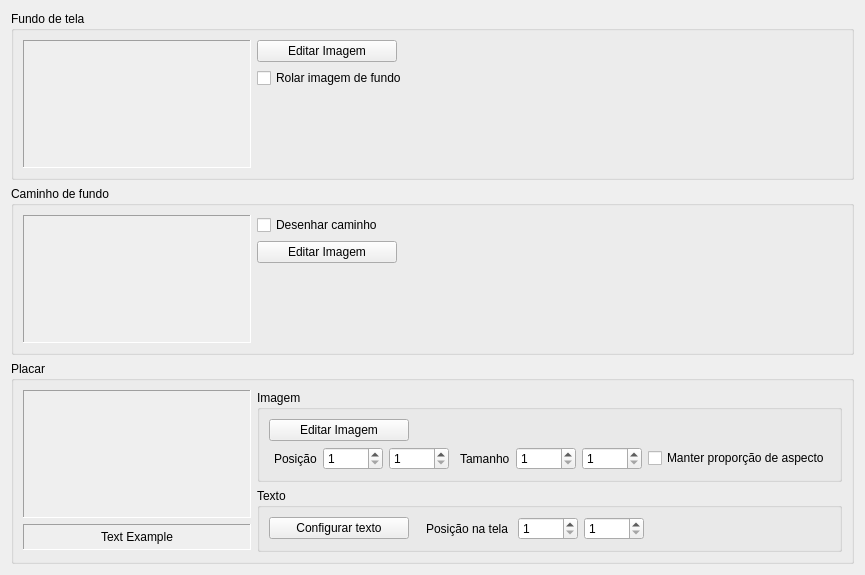
          <widget class="QWidget" name="scrollAreaWidgetContents_Appearance">
           <property name="geometry">
            <rect>
             <x>0</x>
             <y>0</y>
             <width>829</width>
             <height>559</height>
            </rect>
           </property>
           <layout class="QVBoxLayout" name="verticalLayout_13">
            <item>
             <widget class="QGroupBox" name="groupBox_Background">
              <property name="title">
               <string>Fundo de tela</string>
              </property>
              <property name="flat">
               <bool>false</bool>
              </property>
              <layout class="QGridLayout" name="gridLayout_15">
               <item row="0" column="1">
                <layout class="QVBoxLayout" name="verticalLayout_18">
                 <item>
                  <layout class="QHBoxLayout" name="horizontalLayout_20">
                   <item>
                    <widget class="QPushButton" name="pushButton_SelectBackgroundImage">
                     <property name="sizePolicy">
                      <sizepolicy hsizetype="Fixed" vsizetype="Fixed">
                       <horstretch>0</horstretch>
                       <verstretch>0</verstretch>
                      </sizepolicy>
                     </property>
                     <property name="minimumSize">
                      <size>
                       <width>140</width>
                       <height>0</height>
                      </size>
                     </property>
                     <property name="text">
                      <string>Editar Imagem</string>
                     </property>
                    </widget>
                   </item>
                   <item>
                    <spacer name="horizontalSpacer_9">
                     <property name="orientation">
                      <enum>Qt::Horizontal</enum>
                     </property>
                     <property name="sizeHint" stdset="0">
                      <size>
                       <width>40</width>
                       <height>20</height>
                      </size>
                     </property>
                    </spacer>
                   </item>
                  </layout>
                 </item>
                 <item>
                  <widget class="QCheckBox" name="checkBox_BackgroundImageScrolls">
                   <property name="text">
                    <string>Rolar imagem de fundo</string>
                   </property>
                  </widget>
                 </item>
                 <item>
                  <spacer name="verticalSpacer_17">
                   <property name="orientation">
                    <enum>Qt::Vertical</enum>
                   </property>
                   <property name="sizeType">
                    <enum>QSizePolicy::Expanding</enum>
                   </property>
                   <property name="sizeHint" stdset="0">
                    <size>
                     <width>20</width>
                     <height>0</height>
                    </size>
                   </property>
                  </spacer>
                 </item>
                </layout>
               </item>
               <item row="0" column="0">
                <widget class="QLabel" name="label_BackgroundImage">
                 <property name="sizePolicy">
                  <sizepolicy hsizetype="Fixed" vsizetype="Fixed">
                   <horstretch>0</horstretch>
                   <verstretch>0</verstretch>
                  </sizepolicy>
                 </property>
                 <property name="minimumSize">
                  <size>
                   <width>228</width>
                   <height>128</height>
                  </size>
                 </property>
                 <property name="maximumSize">
                  <size>
                   <width>228</width>
                   <height>128</height>
                  </size>
                 </property>
                 <property name="accessibleName">
                  <string notr="true"/>
                 </property>
                 <property name="autoFillBackground">
                  <bool>true</bool>
                 </property>
                 <property name="frameShape">
                  <enum>QFrame::Panel</enum>
                 </property>
                 <property name="frameShadow">
                  <enum>QFrame::Sunken</enum>
                 </property>
                 <property name="text">
                  <string/>
                 </property>
                 <property name="scaledContents">
                  <bool>false</bool>
                 </property>
                 <property name="alignment">
                  <set>Qt::AlignCenter</set>
                 </property>
                 <property name="margin">
                  <number>2</number>
                 </property>
                 <property name="indent">
                  <number>0</number>
                 </property>
                </widget>
               </item>
              </layout>
             </widget>
            </item>
            <item>
             <widget class="QGroupBox" name="groupBox_Boundary">
              <property name="title">
               <string>Caminho de fundo </string>
              </property>
              <layout class="QGridLayout" name="gridLayout_16">
               <item row="1" column="1">
                <layout class="QVBoxLayout" name="verticalLayout_19">
                 <item>
                  <widget class="QCheckBox" name="checkBox_DrawBoundary">
                   <property name="text">
                    <string>Desenhar caminho</string>
                   </property>
                  </widget>
                 </item>
                 <item>
                  <layout class="QHBoxLayout" name="horizontalLayout_2">
                   <item>
                    <widget class="QPushButton" name="pushButton_SelectBoundaryImage">
                     <property name="sizePolicy">
                      <sizepolicy hsizetype="Fixed" vsizetype="Fixed">
                       <horstretch>0</horstretch>
                       <verstretch>0</verstretch>
                      </sizepolicy>
                     </property>
                     <property name="minimumSize">
                      <size>
                       <width>140</width>
                       <height>0</height>
                      </size>
                     </property>
                     <property name="text">
                      <string>Editar Imagem</string>
                     </property>
                    </widget>
                   </item>
                   <item>
                    <spacer name="horizontalSpacer_10">
                     <property name="orientation">
                      <enum>Qt::Horizontal</enum>
                     </property>
                     <property name="sizeHint" stdset="0">
                      <size>
                       <width>40</width>
                       <height>20</height>
                      </size>
                     </property>
                    </spacer>
                   </item>
                  </layout>
                 </item>
                 <item>
                  <spacer name="verticalSpacer_19">
                   <property name="orientation">
                    <enum>Qt::Vertical</enum>
                   </property>
                   <property name="sizeType">
                    <enum>QSizePolicy::Expanding</enum>
                   </property>
                   <property name="sizeHint" stdset="0">
                    <size>
                     <width>20</width>
                     <height>0</height>
                    </size>
                   </property>
                  </spacer>
                 </item>
                </layout>
               </item>
               <item row="1" column="0">
                <widget class="QLabel" name="label_BoundaryImage">
                 <property name="sizePolicy">
                  <sizepolicy hsizetype="Fixed" vsizetype="Fixed">
                   <horstretch>0</horstretch>
                   <verstretch>0</verstretch>
                  </sizepolicy>
                 </property>
                 <property name="minimumSize">
                  <size>
                   <width>228</width>
                   <height>128</height>
                  </size>
                 </property>
                 <property name="maximumSize">
                  <size>
                   <width>228</width>
                   <height>128</height>
                  </size>
                 </property>
                 <property name="accessibleName">
                  <string notr="true"/>
                 </property>
                 <property name="autoFillBackground">
                  <bool>true</bool>
                 </property>
                 <property name="frameShape">
                  <enum>QFrame::Panel</enum>
                 </property>
                 <property name="frameShadow">
                  <enum>QFrame::Sunken</enum>
                 </property>
                 <property name="text">
                  <string/>
                 </property>
                 <property name="scaledContents">
                  <bool>false</bool>
                 </property>
                 <property name="alignment">
                  <set>Qt::AlignCenter</set>
                 </property>
                 <property name="margin">
                  <number>2</number>
                 </property>
                 <property name="indent">
                  <number>0</number>
                 </property>
                </widget>
               </item>
              </layout>
             </widget>
            </item>
            <item>
             <widget class="QGroupBox" name="groupBox_Scoreboard">
              <property name="title">
               <string>Placar</string>
              </property>
              <layout class="QGridLayout" name="gridLayout_18">
               <item row="0" column="0">
                <layout class="QVBoxLayout" name="verticalLayout_12">
                 <item>
                  <widget class="QLabel" name="label_ScoreboardImage">
                   <property name="sizePolicy">
                    <sizepolicy hsizetype="Fixed" vsizetype="Fixed">
                     <horstretch>0</horstretch>
                     <verstretch>0</verstretch>
                    </sizepolicy>
                   </property>
                   <property name="minimumSize">
                    <size>
                     <width>228</width>
                     <height>128</height>
                    </size>
                   </property>
                   <property name="maximumSize">
                    <size>
                     <width>228</width>
                     <height>128</height>
                    </size>
                   </property>
                   <property name="autoFillBackground">
                    <bool>true</bool>
                   </property>
                   <property name="frameShape">
                    <enum>QFrame::Panel</enum>
                   </property>
                   <property name="frameShadow">
                    <enum>QFrame::Sunken</enum>
                   </property>
                   <property name="text">
                    <string/>
                   </property>
                   <property name="scaledContents">
                    <bool>false</bool>
                   </property>
                   <property name="alignment">
                    <set>Qt::AlignCenter</set>
                   </property>
                   <property name="margin">
                    <number>2</number>
                   </property>
                   <property name="indent">
                    <number>0</number>
                   </property>
                  </widget>
                 </item>
                 <item>
                  <widget class="QLabel" name="label_ScoreboardExample">
                   <property name="sizePolicy">
                    <sizepolicy hsizetype="Fixed" vsizetype="Fixed">
                     <horstretch>0</horstretch>
                     <verstretch>0</verstretch>
                    </sizepolicy>
                   </property>
                   <property name="minimumSize">
                    <size>
                     <width>228</width>
                     <height>26</height>
                    </size>
                   </property>
                   <property name="baseSize">
                    <size>
                     <width>26</width>
                     <height>26</height>
                    </size>
                   </property>
                   <property name="autoFillBackground">
                    <bool>true</bool>
                   </property>
                   <property name="frameShape">
                    <enum>QFrame::Panel</enum>
                   </property>
                   <property name="frameShadow">
                    <enum>QFrame::Sunken</enum>
                   </property>
                   <property name="text">
                    <string>Text Example</string>
                   </property>
                   <property name="alignment">
                    <set>Qt::AlignCenter</set>
                   </property>
                   <property name="margin">
                    <number>0</number>
                   </property>
                   <property name="indent">
                    <number>0</number>
                   </property>
                  </widget>
                 </item>
                 <item>
                  <spacer name="verticalSpacer_18">
                   <property name="orientation">
                    <enum>Qt::Vertical</enum>
                   </property>
                   <property name="sizeType">
                    <enum>QSizePolicy::Expanding</enum>
                   </property>
                   <property name="sizeHint" stdset="0">
                    <size>
                     <width>20</width>
                     <height>0</height>
                    </size>
                   </property>
                  </spacer>
                 </item>
                </layout>
               </item>
               <item row="0" column="3">
                <layout class="QVBoxLayout" name="verticalLayout_20">
                 <item>
                  <widget class="QGroupBox" name="groupBox_ScoreboardImage">
                   <property name="title">
                    <string>Imagem</string>
                   </property>
                   <layout class="QVBoxLayout" name="verticalLayout">
                    <item>
                     <layout class="QHBoxLayout" name="horizontalLayout_9">
                      <item>
                       <widget class="QPushButton" name="pushButton_SelectScoreboardImage">
                        <property name="sizePolicy">
                         <sizepolicy hsizetype="Fixed" vsizetype="Fixed">
                          <horstretch>0</horstretch>
                          <verstretch>0</verstretch>
                         </sizepolicy>
                        </property>
                        <property name="minimumSize">
                         <size>
                          <width>140</width>
                          <height>0</height>
                         </size>
                        </property>
                        <property name="text">
                         <string>Editar Imagem</string>
                        </property>
                       </widget>
                      </item>
                      <item>
                       <spacer name="horizontalSpacer_25">
                        <property name="orientation">
                         <enum>Qt::Horizontal</enum>
                        </property>
                        <property name="sizeType">
                         <enum>QSizePolicy::Expanding</enum>
                        </property>
                        <property name="sizeHint" stdset="0">
                         <size>
                          <width>40</width>
                          <height>20</height>
                         </size>
                        </property>
                       </spacer>
                      </item>
                     </layout>
                    </item>
                    <item>
                     <layout class="QGridLayout" name="gridLayout_13">
                      <item row="0" column="1">
                       <widget class="QSpinBox" name="spinBox_ScoreboardImagePositionX">
                        <property name="minimumSize">
                         <size>
                          <width>60</width>
                          <height>0</height>
                         </size>
                        </property>
                        <property name="minimum">
                         <number>1</number>
                        </property>
                        <property name="maximum">
                         <number>1920</number>
                        </property>
                       </widget>
                      </item>
                      <item row="0" column="0">
                       <widget class="QLabel" name="label_ScoreboardImagePosition">
                        <property name="text">
                         <string>Posição</string>
                        </property>
                        <property name="indent">
                         <number>5</number>
                        </property>
                       </widget>
                      </item>
                      <item row="0" column="4">
                       <widget class="QSpinBox" name="spinBox_ScoreboardImageWidth">
                        <property name="minimumSize">
                         <size>
                          <width>60</width>
                          <height>0</height>
                         </size>
                        </property>
                        <property name="minimum">
                         <number>1</number>
                        </property>
                        <property name="maximum">
                         <number>1920</number>
                        </property>
                       </widget>
                      </item>
                      <item row="0" column="2">
                       <widget class="QSpinBox" name="spinBox_ScoreboardImagePositionY">
                        <property name="minimumSize">
                         <size>
                          <width>60</width>
                          <height>0</height>
                         </size>
                        </property>
                        <property name="minimum">
                         <number>1</number>
                        </property>
                        <property name="maximum">
                         <number>1080</number>
                        </property>
                       </widget>
                      </item>
                      <item row="0" column="3">
                       <widget class="QLabel" name="label_ScoreboardImageWidth">
                        <property name="text">
                         <string>Tamanho</string>
                        </property>
                        <property name="indent">
                         <number>5</number>
                        </property>
                       </widget>
                      </item>
                      <item row="0" column="5">
                       <widget class="QSpinBox" name="spinBox_ScoreboardImageHeight">
                        <property name="minimumSize">
                         <size>
                          <width>60</width>
                          <height>0</height>
                         </size>
                        </property>
                        <property name="minimum">
                         <number>1</number>
                        </property>
                        <property name="maximum">
                         <number>1080</number>
                        </property>
                       </widget>
                      </item>
                      <item row="0" column="6">
                       <widget class="QCheckBox" name="checkBox_ScoreboardImageKeepAspectRatio">
                        <property name="sizePolicy">
                         <sizepolicy hsizetype="Expanding" vsizetype="Fixed">
                          <horstretch>0</horstretch>
                          <verstretch>0</verstretch>
                         </sizepolicy>
                        </property>
                        <property name="text">
                         <string>Manter proporção de aspecto</string>
                        </property>
                       </widget>
                      </item>
                     </layout>
                    </item>
                   </layout>
                  </widget>
                 </item>
                 <item>
                  <widget class="QGroupBox" name="groupBox_ScoreboardText">
                   <property name="title">
                    <string>Texto</string>
                   </property>
                   <layout class="QHBoxLayout" name="horizontalLayout_3">
                    <item>
                     <widget class="QPushButton" name="pushButton">
                      <property name="minimumSize">
                       <size>
                        <width>140</width>
                        <height>0</height>
                       </size>
                      </property>
                      <property name="text">
                       <string>Configurar texto</string>
                      </property>
                     </widget>
                    </item>
                    <item>
                     <widget class="QLabel" name="label_ScoreboardTextPosition">
                      <property name="text">
                       <string>Posição na tela </string>
                      </property>
                      <property name="indent">
                       <number>11</number>
                      </property>
                     </widget>
                    </item>
                    <item>
                     <widget class="QSpinBox" name="spinBox_ScoreboardTextPositionX">
                      <property name="minimumSize">
                       <size>
                        <width>60</width>
                        <height>0</height>
                       </size>
                      </property>
                      <property name="minimum">
                       <number>1</number>
                      </property>
                      <property name="maximum">
                       <number>1920</number>
                      </property>
                     </widget>
                    </item>
                    <item>
                     <widget class="QSpinBox" name="spinBox_ScoreboardTextPositionY">
                      <property name="minimumSize">
                       <size>
                        <width>60</width>
                        <height>0</height>
                       </size>
                      </property>
                      <property name="minimum">
                       <number>1</number>
                      </property>
                      <property name="maximum">
                       <number>1080</number>
                      </property>
                     </widget>
                    </item>
                    <item>
                     <spacer name="horizontalSpacer_13">
                      <property name="orientation">
                       <enum>Qt::Horizontal</enum>
                      </property>
                      <property name="sizeHint" stdset="0">
                       <size>
                        <width>40</width>
                        <height>20</height>
                       </size>
                      </property>
                     </spacer>
                    </item>
                   </layout>
                  </widget>
                 </item>
                </layout>
               </item>
              </layout>
             </widget>
            </item>
            <item>
             <spacer name="verticalSpacer_2">
              <property name="orientation">
               <enum>Qt::Vertical</enum>
              </property>
              <property name="sizeHint" stdset="0">
               <size>
                <width>20</width>
                <height>40</height>
               </size>
              </property>
             </spacer>
            </item>
           </layout>
          </widget>
